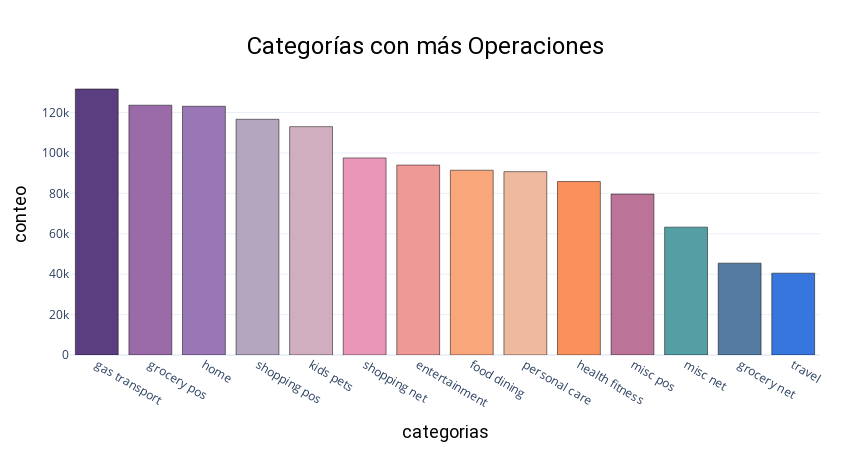
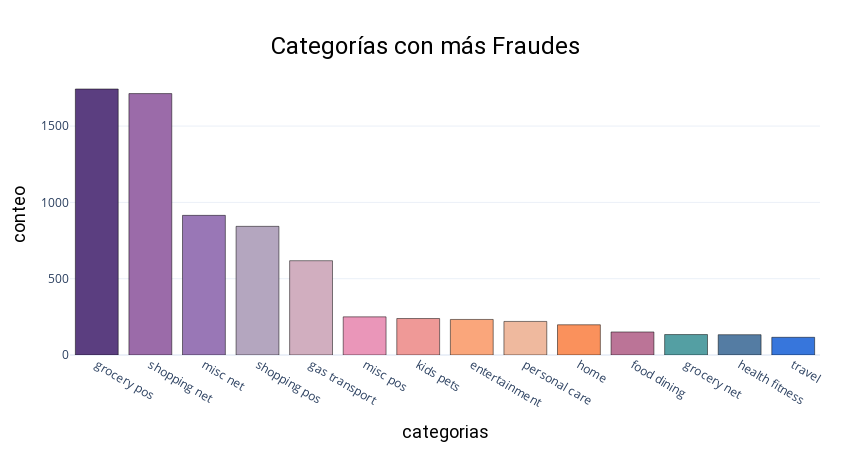
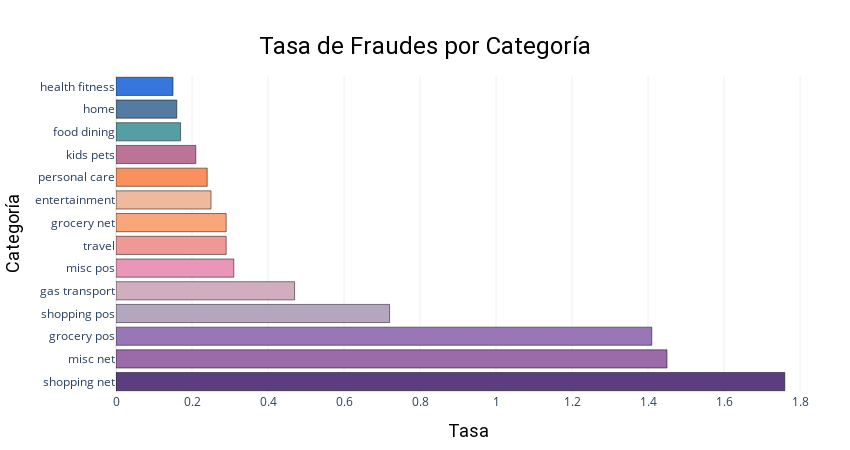
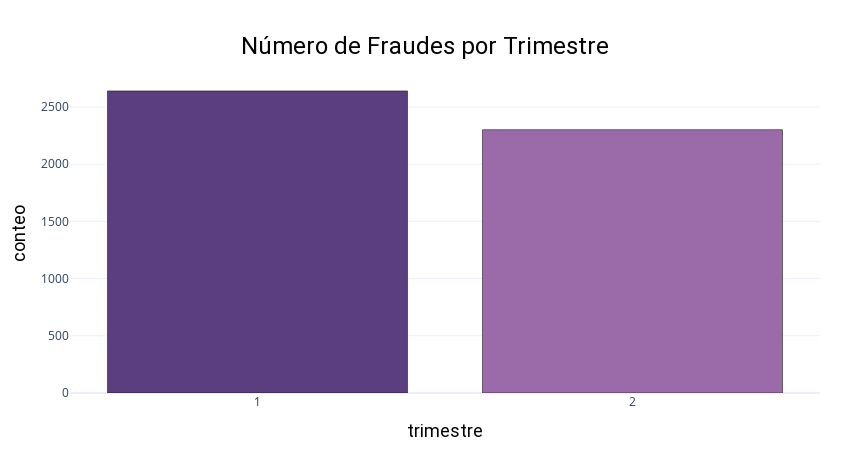

Write notebook code for charts like these, in order.
### Markdown cell above
#### **Observaciones:**
1. **Alta concentración en ciudades con mayor fraude**:  
   Las ciudades con más registros de fraude tienden a estar en el mismo rango que las que tienen un mayor número de transacciones. **Houston** es la ciudad con más fraudes, con **39 registros de fraude**, lo que la convierte en una zona crítica a analizar. Otras ciudades destacadas son **Warren** y **Huntsville**, con un número notable de transacciones fraudulentas.

2. **Frecuencia de fraude por ciudad**:  
   Un número elevado de ciudades presenta fraude, lo que sugiere que el fraude no está concentrado solo en unas pocas ubicaciones, sino que es un problema extendido. Sin embargo, el hecho de que algunas ciudades como **Houston** y **Warren** lideren las estadísticas, sugiere que en estos lugares el fraude podría estar más relacionado con ciertos factores específicos (como actividad económica o sector comercial).

3. **Potenciales áreas de intervención**:  
   Las ciudades con altos niveles de fraude, como **Houston, Warren, y Huntsville**, deben ser consideradas como áreas prioritarias para una investigación más detallada. Se podrían aplicar técnicas de análisis adicionales, como la detección de patrones de fraude, para entender mejor la naturaleza del problema en estas ubicaciones.

4. **Proporción de ciudades sin fraude**:  
   De las **894 ciudades**, solo **702** presentan fraude. Esto indica que una gran parte de las ciudades (alrededor del 21%) no tienen registros de fraude en este conjunto de datos, lo que podría ofrecer insights sobre diferencias en prácticas de seguridad, políticas comerciales o características geográficas.

1. **Top 10 Estados con Más Operaciones**
En el análisis de las operaciones transaccionales, se destacan los siguientes estados como los de mayor actividad:

- **Houston**: Encabeza la lista con un número significativo de operaciones, indicando que es uno de los centros más activos en cuanto a transacciones.
- **Warren, Huntsville, y Naples**: Estos estados también presentan altos volúmenes de transacciones, lo que sugiere que hay una alta concentración de actividades comerciales en estas áreas.
- **Dallas y Tulsa**: Con una cantidad de operaciones notable, estos estados podrían ser importantes en términos de comercio y actividades financieras.



2. **Top 10 Estados con Más Fraudes**
El análisis de los fraudes revela los estados con mayores incidencias en términos de transacciones fraudulentas:

- **Houston**: Aunque lidera en transacciones, también es el estado con la mayor cantidad de fraudes, lo que podría indicar un riesgo elevado en las operaciones de este estado.
- **Warren y Huntsville**: Junto con Houston, son las ubicaciones con los mayores incidentes de fraude.
- **Naples y Dallas**: También presentan una mayor frecuencia de fraudes, sugiriendo que estas áreas podrían estar bajo vigilancia o riesgo en términos de actividades fraudulentas.


---
**Conclusiones**
- **Houston** es el estado con la mayor actividad tanto en operaciones como en fraudes, lo que podría indicar la necesidad de implementar controles más estrictos en las transacciones en esta región.
- Es recomendable realizar un análisis más detallado en **Warren**, **Huntsville**, **Naples**, y **Dallas** para entender mejor los patrones de fraude y posibles áreas de riesgo.
- La diferencia entre los estados con más transacciones y los estados con más fraudes sugiere que el volumen transaccional no siempre correlaciona directamente con el riesgo de fraude. Esto puede ser importante al diseñar estrategias para mitigar fraudes en áreas de alto volumen transaccional.
- Al comparar ambos gráficos, se observa que los estados con mayor número de operaciones no siempre coinciden con los estados con mayor número de fraudes. Sin embargo, estados como **Houston**, **Warren**, y **Huntsville** aparecen en ambos listados, lo que sugiere que estos estados no solo tienen una alta actividad transaccional, sino también un mayor riesgo de fraude.
---

### Code cell
#Gráficas de Distribución Categorias
Operaciones_categoria.show()
categorias_Fraudes.show()
tasa_fraudes_categoria.show()
fraud_trimestre_graph.show()

### Figure 1 — Plotly figure (JSON) as saved in the notebook; plotly's stock layout.template omitted (floating-point values rounded to 4 significant figures)
{"data": [{"marker": {"color": ["#5b3e80", "#9b6ba9", "#9977b6", "#b4a6bf", "#d1aebf", "#ea96b9", "#ef9997", "#faa67b", "#efb99e", "#fa915c", "#bb7497", "#549fa3", "#547ca3", "#3776dc"], "line": {"color": "black", "width": 0.5}}, "orientation": "v", "type": "bar", "x": ["gas transport", "grocery pos", "home", "shopping pos", "kids pets", "shopping net", "entertainment", "food dining", "personal care", "health fitness", "misc pos", "misc net", "grocery net", "travel"], "y": [131659, 123638, 123115, 116672, 113035, 97543, 94014, 91461, 90758, 85879, 79655, 63287, 45452, 40507]}], "layout": {"height": 450, "hoverlabel": {"bgcolor": "white", "font": {"color": "black", "family": "Roboto", "size": 16}}, "margin": {"b": 30, "l": 70, "r": 30, "t": 75}, "title": {"font": {"color": "black", "family": "Roboto", "size": 24}, "pad": {"b": 90}, "text": "Categorías con más Operaciones", "x": 0.5, "xanchor": "center", "yanchor": "top"}, "width": 850, "xaxis": {"title": {"font": {"color": "black", "family": "Roboto", "size": 18}, "text": "categorias"}}, "yaxis": {"automargin": true, "title": {"font": {"color": "black", "family": "Roboto", "size": 18}, "standoff": 10, "text": "conteo"}}}}

### Figure 2 — Plotly figure (JSON) as saved in the notebook; plotly's stock layout.template omitted (floating-point values rounded to 4 significant figures)
{"data": [{"marker": {"color": ["#5b3e80", "#9b6ba9", "#9977b6", "#b4a6bf", "#d1aebf", "#ea96b9", "#ef9997", "#faa67b", "#efb99e", "#fa915c", "#bb7497", "#549fa3", "#547ca3", "#3776dc"], "line": {"color": "black", "width": 0.5}}, "orientation": "v", "type": "bar", "x": ["grocery pos", "shopping net", "misc net", "shopping pos", "gas transport", "misc pos", "kids pets", "entertainment", "personal care", "home", "food dining", "grocery net", "health fitness", "travel"], "y": [1743, 1713, 915, 843, 618, 250, 239, 233, 220, 198, 151, 134, 133, 116]}], "layout": {"height": 450, "hoverlabel": {"bgcolor": "white", "font": {"color": "black", "family": "Roboto", "size": 16}}, "margin": {"b": 30, "l": 70, "r": 30, "t": 75}, "title": {"font": {"color": "black", "family": "Roboto", "size": 24}, "pad": {"b": 90}, "text": "Categorías con más Fraudes", "x": 0.5, "xanchor": "center", "yanchor": "top"}, "width": 850, "xaxis": {"title": {"font": {"color": "black", "family": "Roboto", "size": 18}, "text": "categorias"}}, "yaxis": {"automargin": true, "title": {"font": {"color": "black", "family": "Roboto", "size": 18}, "standoff": 10, "text": "conteo"}}}}

### Figure 3 — Plotly figure (JSON) as saved in the notebook; plotly's stock layout.template omitted (floating-point values rounded to 4 significant figures)
{"data": [{"marker": {"color": ["#5b3e80", "#9b6ba9", "#9977b6", "#b4a6bf", "#d1aebf", "#ea96b9", "#ef9997", "#faa67b", "#efb99e", "#fa915c", "#bb7497", "#549fa3", "#547ca3", "#3776dc"], "line": {"color": "black", "width": 0.5}}, "orientation": "h", "type": "bar", "x": [1.76, 1.45, 1.41, 0.72, 0.47, 0.31, 0.29, 0.29, 0.25, 0.24, 0.21, 0.17, 0.16, 0.15], "y": ["shopping net", "misc net", "grocery pos", "shopping pos", "gas transport", "misc pos", "travel", "grocery net", "entertainment", "personal care", "kids pets", "food dining", "home", "health fitness"]}], "layout": {"height": 450, "hoverlabel": {"bgcolor": "white", "font": {"color": "black", "family": "Roboto", "size": 16}}, "margin": {"b": 30, "l": 70, "r": 30, "t": 75}, "title": {"font": {"color": "black", "family": "Roboto", "size": 24}, "pad": {"b": 90}, "text": "Tasa de Fraudes por Categoría", "x": 0.5, "xanchor": "center", "yanchor": "top"}, "width": 850, "xaxis": {"title": {"font": {"color": "black", "family": "Roboto", "size": 18}, "text": "Tasa"}}, "yaxis": {"automargin": true, "title": {"font": {"color": "black", "family": "Roboto", "size": 18}, "standoff": 10, "text": "Categoría"}}}}

### Figure 4 — Plotly figure (JSON) as saved in the notebook; plotly's stock layout.template omitted (floating-point values rounded to 4 significant figures)
{"data": [{"marker": {"color": ["#5b3e80", "#9b6ba9", "#9977b6", "#b4a6bf", "#d1aebf", "#ea96b9", "#ef9997", "#faa67b", "#efb99e", "#fa915c", "#bb7497", "#549fa3", "#547ca3", "#3776dc"], "line": {"color": "black", "width": 0.5}}, "orientation": "v", "type": "bar", "x": ["1", "2"], "y": [2640, 2301]}], "layout": {"height": 450, "hoverlabel": {"bgcolor": "white", "font": {"color": "black", "family": "Roboto", "size": 16}}, "margin": {"b": 30, "l": 70, "r": 30, "t": 75}, "title": {"font": {"color": "black", "family": "Roboto", "size": 24}, "pad": {"b": 90}, "text": "Número de Fraudes por Trimestre", "x": 0.5, "xanchor": "center", "yanchor": "top"}, "width": 850, "xaxis": {"title": {"font": {"color": "black", "family": "Roboto", "size": 18}, "text": "trimestre"}}, "yaxis": {"automargin": true, "title": {"font": {"color": "black", "family": "Roboto", "size": 18}, "standoff": 10, "text": "conteo"}}}}
